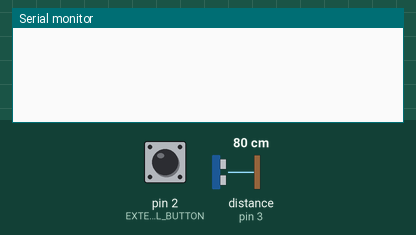
Recording of a sketch running on a simulated Arduino Uno, built with avr-gcc and run on an emulated ATmega328P. Shown: the last lines printed to the serial monitor. Inputs (shaded band) come from the test bench; at power-on: pin 2 (EXTERNAL_BUTTON) LOW, distance to the obstacle (sensor on pin 3) 80 cm. The echo pulse lasts 58.3 µs per cm.

Above: at 1.2 s.
1.3 s: pin 2 (EXTERNAL_BUTTON) pulled HIGH for 0.15 s
At 1.41 s:
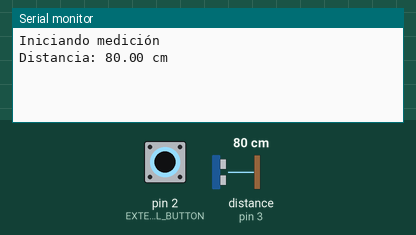
2.9 s: pin 2 (EXTERNAL_BUTTON) pulled HIGH for 1 s
At 3.6 s:
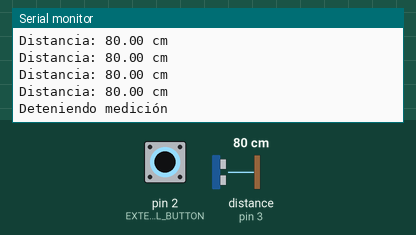

Measured:
- after the input at 1.3 s, the serial monitor: prints a new line at once (image 1)
- after the input at 2.9 s, the serial monitor: prints a new line at once (image 2)

The sketch:

4_-_HCSR-04_Interrupci_n.ino
```cpp
// Guía 4 - Periféricos e Interrupciones
// 4 - HCSR-04_Interrupción
// Modifique su programa para que tanto el inicio y fin del sensado, como el pulso de ECHO estén ligados a interrupciones externas.
// Considere el uso de las funciones attachInterrupt() y digitalPinToInterrupt(). Además, se requiere que las interrupciones se activen por flanco (ver parámetros RISING, FALLING, CHANGE).
// Nota: para contabilizar el tiempo de pulso del pin ECHO considere la utilización de la función millis()


/*Aqui se configuran los pines donde debemos conectar el sensor*/
#define TRIGGER_PIN         12
#define ECHO_PIN            3
#define EXTERNAL_BUTTON     2   // pin para la interrupción


/*Variables auxiliares para el debouncing del botón*/
bool state_now = false;
bool state_previous = false;

/* Variable auxiliar para controlar la medición */
bool measure = false;
int delta_time = 0;
float distance = 0;

// Interrupción
void buttonInterrupt() {
  measure = !measure;

  if(measure == true){
    Serial.println("Iniciando medición");
  }
  if(measure == false){
    Serial.println("Deteniendo medición");
  }
}

void setup() {
  // Inicialización de pines
  pinMode(TRIGGER_PIN, OUTPUT);
  pinMode(ECHO_PIN, INPUT);

  // Inicialización del pin con la interrupción
  attachInterrupt(digitalPinToInterrupt(EXTERNAL_BUTTON), buttonInterrupt, RISING);

  // Inicialización de UART
  Serial.begin(115200);
}


void loop() {

  if(measure){
    delta_time = 0;

    digitalWrite(TRIGGER_PIN, HIGH);
    delayMicroseconds(10);
    digitalWrite(TRIGGER_PIN, LOW);

    delta_time = pulseIn(ECHO_PIN, HIGH);
    distance = delta_time/58;

    Serial.print("Distancia: ");
    Serial.print(distance);
    Serial.println(" cm");
  }

  delay(100);
}
```
